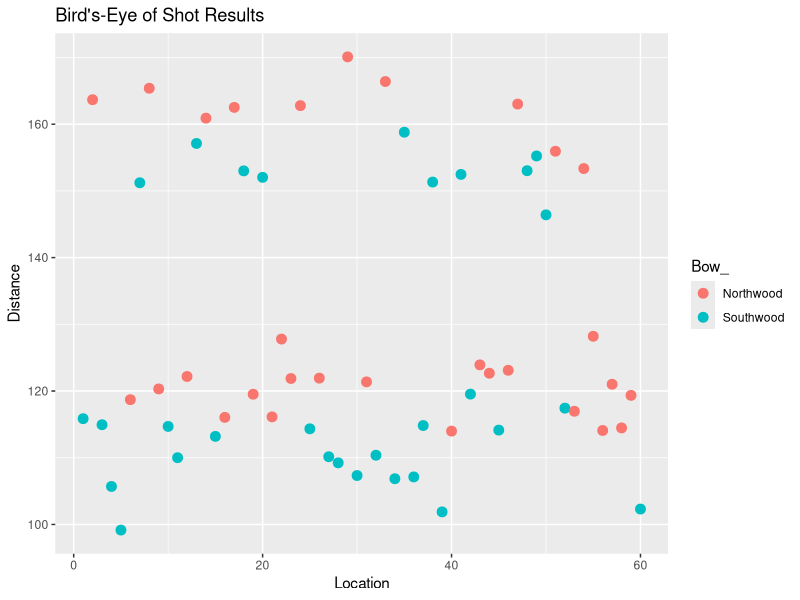
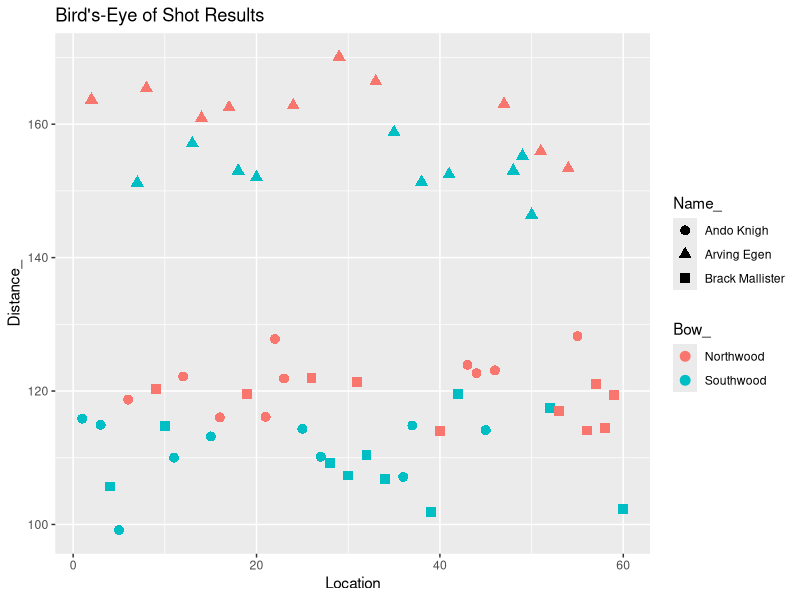

These figures' R source, in order: (Note: this script raises an error after producing the figures.)
## ---- chunk 1
require(lme4)
require(ggplot2)
require(gridExtra)

# Population of archer effects
set.seed(12345)
sig_a <- 20
pop_size <- 1000
m_pop <- rnorm(pop_size, 0, sig_a)

# Loading Westeros names!
wnames <- unlist(readLines("male_westeros_names.txt"))

# archer data function
make_archer_data <- function (population, p, n, mu, sig_e, tau, shots = NULL) {
  
  # Preparing number of shots
  if (is.null(shots)) {
    shots <- rep(n * 2, p)
  }
  
  # Sample data
  r_pop <- sample(population, p)
  theta <- c(mu, tau, r_pop)
  intercept <- rep(1, sum(shots))
  bow <- unlist(lapply(shots, function (m) c(rep(1, m / 2), rep(0, m / 2))))
  m_mat <- diag(p)[rep(1:p, shots), ]
  X <- cbind(intercept, bow, m_mat)
  Y <- X %*% theta + rnorm(sum(shots), 0, sig_e)
  
  # Return data
  names <- sample(wnames, p)
  name_data <- rep(names, shots)
  bow_data <- unlist(lapply(shots, function (m) c(rep("Northwood", m / 2), rep("Southwood", m / 2))))
  dataMat <- data.frame("Distance_" = Y,
                        "Bow_" = bow_data,
                        "Name_" = name_data)
  effects <- r_pop
  names(effects) <- names
  return(list("Data" = dataMat, "Effects" = effects))
  
}

set.seed(1)
JaimeExp1 <- make_archer_data(m_pop, 3, 10, 150, 5, 10)
lme1 <- lmer(Distance_ ~ Bow_ + (1 | Name_), data = JaimeExp1$Data)
set.seed(2)
JaimeExp2 <- make_archer_data(m_pop, 50, 10, 150, 5, 10)
set.seed(3)
n.shots <- 2 * rpois(50, 5)
set.seed(3)
JaimeExp3 <- make_archer_data(m_pop, 50, 10, 150, 5, 10, shots = n.shots)
## ---- chunk 2
print(head(JaimeExp1$Data), digits = 2)
## ---- chunk 3
lm0 <- lm(Distance_ ~ Bow_, data = JaimeExp1$Data)
summary(lm0)
## ---- chunk 4
lm1 <- lm(Distance_ ~ Bow_ + Name_, data = JaimeExp1$Data)
summary(lm1)
## ---- chunk 5
rorder <- sample(1:nrow(JaimeExp1$Data))
bowData1 <- JaimeExp1$Data[rorder, ]
bowData1 <- cbind("Location" = 1:nrow(bowData1), bowData1)
p <- ggplot(bowData1, aes(Location, Distance_)) + 
  geom_point(aes(colour = Bow_), size = 3) + 
  ggtitle("Bird's-Eye of Shot Results") + ylab("Distance")
p
## ---- chunk 6

p <- ggplot(bowData1, aes(Location, Distance_)) + 
  geom_point(aes(shape = Name_, colour = Bow_), size = 3) + 
  ggtitle("Bird's-Eye of Shot Results")
p
## ---- chunk 7
lm2 <- lm(Distance_ ~ Bow_ + Name_, data = JaimeExp2$Data)
summary(lm2)
## ---- chunk 8
lme2 <- lmer(Distance_ ~ Bow_ + (1 | Name_), data = JaimeExp2$Data)
## ---- chunk 9
VarCorr(lme2)
confint(lme2)[1:2, ]
## ---- chunk 10
make_click_data <- function (p, # Number of people to choose 
                             mu, # Baseline logit-probability of click 
                             tau, # Effect of new display
                             sig_a, # Variance of random effects
                             pois_mean, # Mean number of impressions
                             effects = NULL) { # In case you actually want to fix effects
  
  if (is.null(effects))
    effects <- rnorm(p, 0, sig_a)
  
  # Preparing design
  treat <- rbinom(p, 1, 0.5)
  treat_expos <- rpois(p, pois_mean * 0.5) + 1
  null_expos <- rpois(p, pois_mean * (1 - 0.5)) + 1
  id <- 1:p
  expos <- treat_expos + null_expos
  expos <- c(expos[!treat == 1], null_expos[treat == 1], treat_expos[treat == 1])
  id <- c(id[!treat == 1], rep(id[treat == 1], 2))
  treat <- c(treat[!treat == 1], rep(0, sum(treat)), rep(1, sum(treat)))
  means <- mu + treat * tau + effects[id]
  probs <- exp(means) / (1 + exp(means))
  
  # Getting response and making data matrix
  Y <- rbinom(length(probs), expos, probs)
  dataMat <- data.frame("clicks" = Y,
                        "expos" = expos,
                        "display" = treat,
                        "id" = as.factor(id))
  
  return(list("Data" = dataMat,
              "Effects" = effects))
  
}

# Make simulated data
set.seed(1)
CTR_Exp1 <- make_click_data(p = 1e3,
                            mu = -4.5,
                            tau = 0.5,
                            sig_a = 5,
                            pois_mean = 20)
## ---- chunk 11
CTRdata <- CTR_Exp1$Data
display_data <- head(CTR_Exp1$Data[sample(nrow(CTR_Exp1$Data)), ], 10)
display_data$display <- as.numeric(display_data$display) + 1
rownames(display_data) <- NULL
print(display_data)
## ---- chunk 12
# Changing the counts to proportions
CTRdata$clicks <- CTRdata$clicks / CTRdata$expos

# Analysis of the data
CTR_lme1 <- glmer(clicks ~ display + (1 | id), 
                  weights = expos,
                  data = CTRdata, 
                  family = binomial, 
                  control = glmerControl(optimizer = "bobyqa"),
                  nAGQ = 10)
## ---- chunk 13
summary(CTR_lme1)
## ---- chunk 14
# Extracting estimated fixed effects
fixef_hat <- fixef(CTR_lme1)
# Extracting estimated population sd:
siga_hat <- attr(VarCorr(CTR_lme1)[[1]], "stddev")
# Extracting tau confidence bounds from model
up_low <- confint(CTR_lme1)

# Making CI mat
full_mat <- cbind("Estimate" = c(fixef_hat, siga_hat), up_low[c(2:3, 1), ])
rownames(full_mat) <- c("Intercept", "Tau", "sig_a")
print(exp(full_mat) * 100, digits = 4)
## ---- chunk 15
library(glmnet)
id.matrix <- sparse.model.matrix(~ CTRdata$id - 1)
Sparse.Data <- cBind(id.matrix, CTRdata$display)
weights <- CTRdata$expos
nclicks <- CTRdata$clicks * weights
y <- unname(cbind(weights - nclicks, nclicks))
set.seed(12345)
CTR_lasso <- cv.glmnet(Sparse.Data, y, family = "binomial")
## ---- chunk 16
set.seed(12345)
CTR_ridge <- cv.glmnet(Sparse.Data, y, family = "binomial", alpha = 0)
CTR_glm <- glm(y[ , 2:1] ~ display + id, data = CTRdata, family = "binomial")
## ---- chunk 17
effect_estimates <- c(tail(as.numeric(coef(CTR_lasso)), 1),
                      tail(as.numeric(coef(CTR_ridge)), 1),
                      head(as.numeric(coef(CTR_glm)), 2)[2])
names(effect_estimates) <- c("LASSO", "Ridge", "GLM")
print(effect_estimates)
## ---- chunk 18
user_effects <- CTR_Exp1$Effects
nsims <- 50
MSEP_mat <- matrix(0, 4, nsims)
rownames(MSEP_mat) <- c("GLMM", "LASSO", "Ridge", "GLM")
for (i in 1:nsims) {
  
  # Generating data
  new_CTR <- make_click_data(p = 1e3, 
                             mu = -4.5,
                             tau = 0.5,
                             sig_a = 5,
                             pois_mean = 20,
                             effects = user_effects)
  
  # Prepping LASSO data
  new_id.matrix <- sparse.model.matrix(~ new_CTR$Data$id - 1)
  new_Sparse.Data <- cBind(new_id.matrix, new_CTR$Data$display)
  
  # Getting y data
  new_weights <- new_CTR$Data$expos
  new_nclicks <- new_CTR$Data$clicks
  y_new <- unname(cbind(new_weights - new_nclicks, new_nclicks))
  
  calc_MSEP <- function (pred) {
    err0 <- pred^2 * y_new[ , 1]
    err1 <- (1 - pred)^2 * y_new[ , 2]
    return((sum(err0) + sum(err1)) / sum(new_weights))
  }
  
  # Calculating prediction logit means
  lme_pred <- predict(CTR_lme1, newdata = new_CTR$Data)
  lasso_pred <- predict(CTR_lasso, newx = new_Sparse.Data)
  ridge_pred <- predict(CTR_ridge, newx = new_Sparse.Data)
  glm_pred <- predict(CTR_glm, newdata = new_CTR$Data)
  
  # Calculating prediction probs
  lme_pred_probs <- exp(lme_pred) / (1 + exp(lme_pred))
  lasso_pred_probs <- exp(lasso_pred) / (1 + exp(lasso_pred))
  ridge_pred_probs <- exp(ridge_pred) / (1 + exp(ridge_pred))
  glm_pred_probs <- exp(glm_pred) / (1 + exp(glm_pred))
  
  # Calculating prediction probs
  prob_mat <- cbind(exp(lme_pred) / (1 + exp(lme_pred)),
                    exp(lasso_pred) / (1 + exp(lasso_pred)),
                    exp(ridge_pred) / (1 + exp(ridge_pred)),
                    exp(glm_pred) / (1 + exp(glm_pred)))
  
  MSEP_mat[ , i] <- unname(apply(prob_mat, 2, calc_MSEP))
  
}
## ---- chunk 19
# MSPE means
apply(MSEP_mat, 1, mean)
# MSPE standard errors
apply(MSEP_mat, 1, sd)
## ---- chunk 20
require(microbenchmark)

ps <- seq(100, 2000, 100)
nsims <- 50

mean_MSEP <- matrix(0, 4, 20)
rownames(mean_MSEP) <- c("GLMM", "LASSO", "Ridge", "GLM")
sd_MSEP <- mean_MSEP
times <- mean_MSEP

for (k in 1:20) {
  
  #cat("Doing p =", ps[k], "\n")
  
  set.seed(1)
  CTR_Exp1 <- make_click_data(p = ps[k],
                              mu = -4.5,
                              tau = 0.5,
                              sig_a = 5,
                              pois_mean = 20)
  
  # Changing the counts to proportions
  CTR_Exp1$Data$clicks <- CTR_Exp1$Data$clicks / CTR_Exp1$Data$expos
  
  # Fitting LME
  timer <- get_nanotime()
  CTR_lme1 <- glmer(clicks ~ display + (1 | id), 
                    weights = expos,
                    data = CTR_Exp1$Data, 
                    family = binomial, 
                    control = glmerControl(optimizer = "bobyqa"),
                    nAGQ = 10)
  times["GLMM", k] <- get_nanotime() - timer
  
  timer <- get_nanotime()
  # Fitting LASSO
  library(glmnet)
  id.matrix <- sparse.model.matrix(~ CTR_Exp1$Data$id - 1)
  Sparse.Data <- cBind(id.matrix, CTR_Exp1$Data$display)
  weights <- CTR_Exp1$Data$expos
  nclicks <- CTR_Exp1$Data$clicks * weights
  y <- unname(cbind(weights - nclicks, nclicks))
  set.seed(12345)
  
  CTR_lasso <- cv.glmnet(Sparse.Data, y, family = "binomial")
  times["LASSO", k] <- get_nanotime() - timer
  
  # Fitting Ridge and GLM
  set.seed(12345)
  timer <- get_nanotime()
  CTR_ridge <- cv.glmnet(Sparse.Data, y, family = "binomial", alpha = 0)
  times["Ridge", k] <- get_nanotime() - timer
  timer <- get_nanotime()
  CTR_glm <- glm(y[ , 2:1] ~ display + id, data = CTR_Exp1$Data, family = "binomial")
  times["GLM", k] <- get_nanotime() - timer
  
  # MSEP storage unit
  user_effects <- CTR_Exp1$Effects
  nsims <- 50
  MSEP_mat <- matrix(0, 4, nsims)
  rownames(MSEP_mat) <- c("GLMM", "LASSO", "Ridge", "GLM")
  
  for (i in 1:nsims) {
    
    # Generating data
    set.seed(i)
    new_CTR <- make_click_data(p = ps[k], 
                               mu = -4.5,
                               tau = 0.5,
                               sig_a = 5,
                               pois_mean = 20,
                               effects = user_effects)
    
    # Prepping LASSO data
    new_id.matrix <- sparse.model.matrix(~ new_CTR$Data$id - 1)
    new_Sparse.Data <- cBind(new_id.matrix, new_CTR$Data$display)
    
    # Getting y data
    new_weights <- new_CTR$Data$expos
    new_nclicks <- new_CTR$Data$clicks
    y_new <- unname(cbind(new_weights - new_nclicks, new_nclicks))
    
    calc_MSEP <- function (pred) {
      err0 <- pred^2 * y_new[ , 1]
      err1 <- (1 - pred)^2 * y_new[ , 2]
      return((sum(err0) + sum(err1)) / sum(new_weights))
    }
    
    # Calculating prediction logit means
    lme_pred <- predict(CTR_lme1, newdata = new_CTR$Data)
    lasso_pred <- predict(CTR_lasso, newx = new_Sparse.Data)
    ridge_pred <- predict(CTR_ridge, newx = new_Sparse.Data)
    glm_pred <- predict(CTR_glm, newdata = new_CTR$Data)
    
    # Calculating prediction probs
    prob_mat <- cbind(exp(lme_pred) / (1 + exp(lme_pred)),
                      exp(lasso_pred) / (1 + exp(lasso_pred)),
                      exp(ridge_pred) / (1 + exp(ridge_pred)),
                      exp(glm_pred) / (1 + exp(glm_pred)))
    
    MSEP_mat[ , i] <- unname(apply(prob_mat, 2, calc_MSEP))
    
  }
  
  mean_MSEP[ , k] <- apply(MSEP_mat, 1, mean)
  sd_MSEP[ , k] <- apply(MSEP_mat, 1, sd)
  
}


group_MSEP <- rownames(mean_MSEP)[as.vector(row(mean_MSEP))]
p_MSEP <- as.vector(col(mean_MSEP))
p_MSEP <- ps[p_MSEP]
df <- data.frame("MSPE" = as.vector(mean_MSEP),
                 "Number of Users" = p_MSEP,
                 "se" = as.vector(sd_MSEP),
                 "Method" = group_MSEP)
limits <- aes(ymax = MSPE + se, ymin = MSPE - se)

p <- ggplot(df, aes(colour = Method, y = MSPE, x = Number.of.Users))
p1 <- p + geom_point() + geom_line(aes(group = Method)) + geom_errorbar(limits, width = 25) + 
  ggtitle("Mean Squared Prediction Error vs. # of Users")
time_df <- data.frame("Time" = log10(as.vector(times)),
                      "Number of Users" = p_MSEP,
                      "Method" = group_MSEP)
p2 <- ggplot(time_df, aes(colour = Method, y = Time, x = Number.of.Users))
p2 <- p2 + geom_point() + geom_line(aes(group = Method)) + 
  ggtitle("Fitting Runtime vs. # of Users")
grid.arrange(p1, p2, ncol = 2, widths = unit(c(15, 15), c("cm")))
